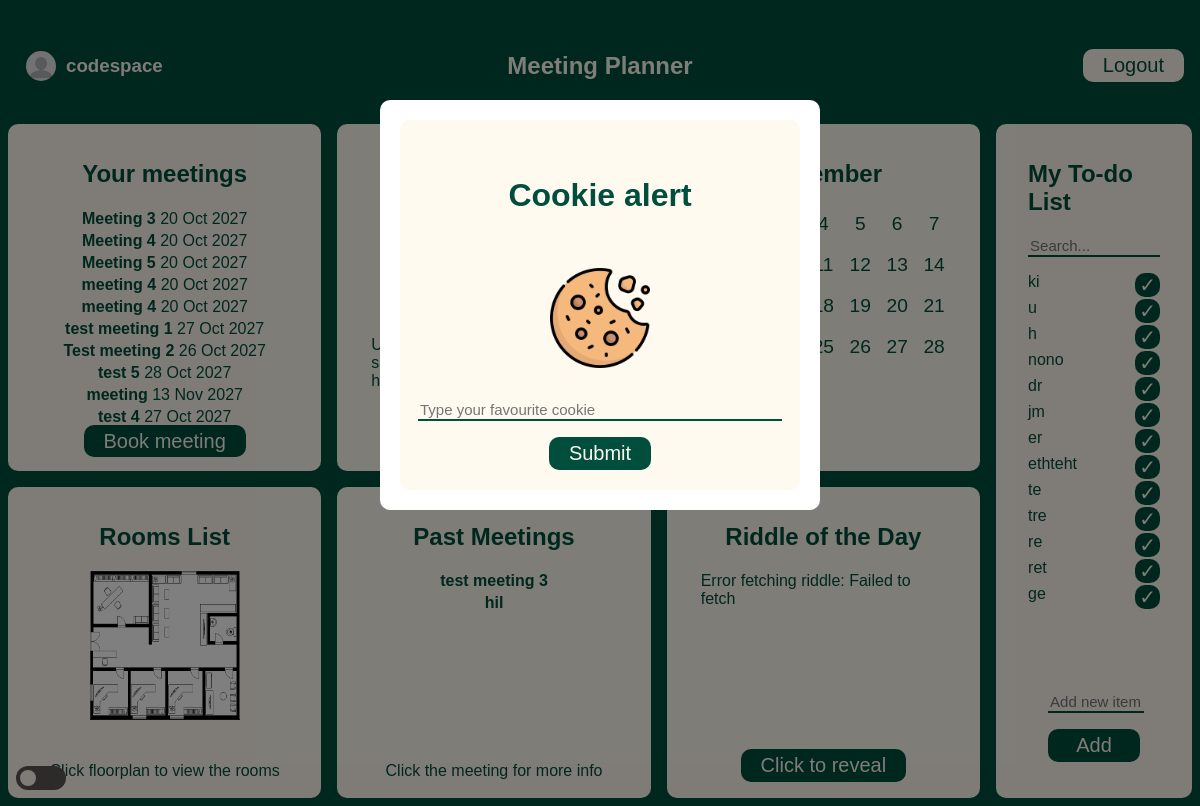
The app's page / (signed in), older data.
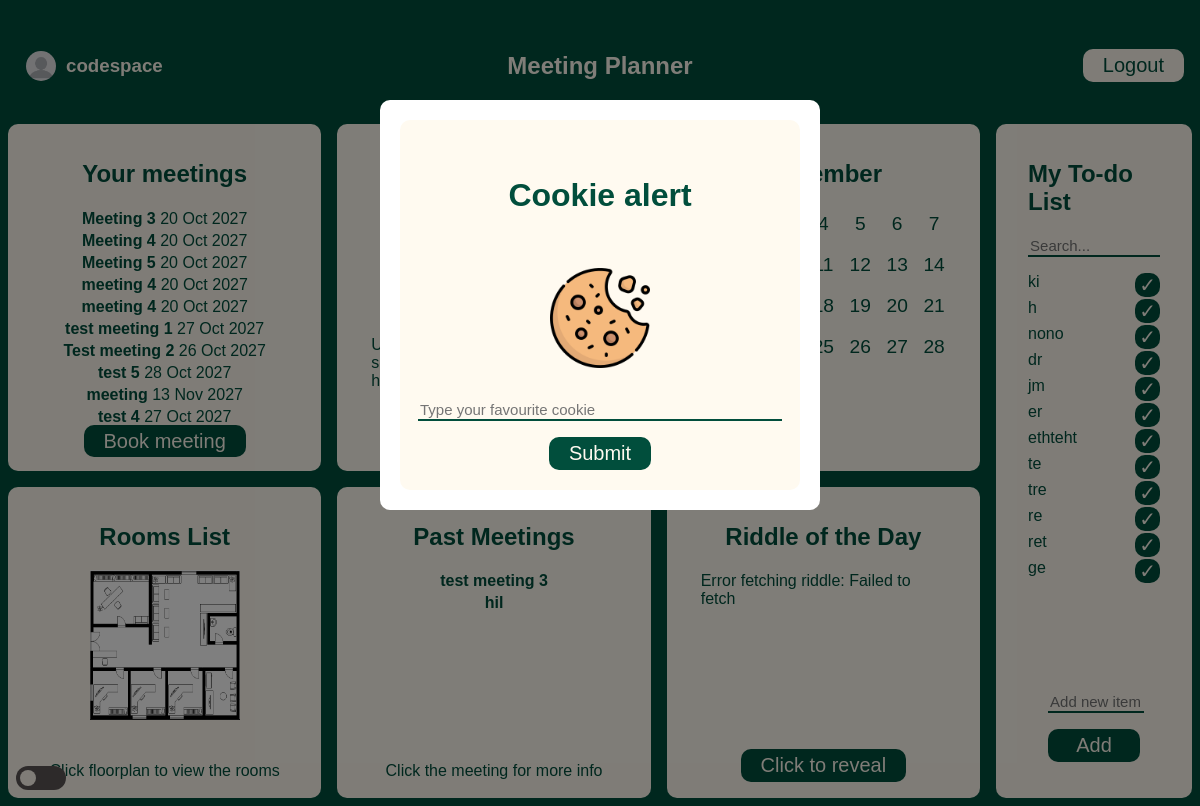
The same page, newer data.
### meetings/models.py (models this page shows, shortened)
class Meeting(models.Model):
    title = models.CharField(max_length=200)
    date = models.DateField()
    start_time = models.TimeField(default=time(9))
    duration = models.IntegerField(default=1)
    room = models.ForeignKey(Room, on_delete=models.CASCADE)
    participants = models.ManyToManyField(
        get_user_model()
    )  # incase db changes we call m2m insted

class Todo(models.Model):
    user = models.ForeignKey(
        get_user_model(),
        on_delete=models.CASCADE
    )
    name = models.CharField(max_length=50)
    done = models.BooleanField(default=False)

### website/views.py (the view)
# urls.py: path("", welcome, name="welcome"),
def welcome(request):
    if request.user.is_authenticated:
        context = {
            "meetings": Meeting.objects.filter(
                participants__id=request.user.id, date__gt=timezone.now()
            ),
            "pastmeetings": Meeting.objects.filter(
                participants__id=request.user.id, date__lt=timezone.now()
            ).order_by("-date")[:6],
            "todos" : Todo.objects.filter(user=request.user, done=False)
        }
    else:
        context = {}
    return render(
        request, "website/welcome.html", context
    )  # dictionary is passed to the template

### templates/website/welcome.html (shortened to what this page needs)
{% extends "base.html" %}
{%load static%}
{% block extra_scripts %}
<link rel="stylesheet" href="{% static 'website/welcome.css' %}">
{% endblock %}
{% block content%}
<div id="modal" class="modal-overlay">
    <div class="modal-box">
        <form class="form" method="post" style="align-items: center;">
            <h1>Cookie alert</h1>
            <img src="{% static 'website/image.png' %}" height="100" width="100">
            <input required id="cookie" type="text" placeholder="Type your favourite cookie">
            <button type="submit" id="closeBtn" class="in-button">Submit</button>
        </form>
    </div>
</div>
<div class="home">
    <div class="home-block">
        <div class="block">
            <div class="item dash ">
                <h2>Your meetings</h2>
                {% if user.is_authenticated %}
                {% for meeting in meetings %}
                <p><a href="{% url 'detail' meeting.id %}">
                        {{meeting.title}}
                    </a>{{meeting.date}}</p>
                {% endfor %}
                <p class="in-actions" style="margin-top:auto"><a id="book" href="{% url 'new' %}">Book meeting</a></p>
                {%else%}
                <p>Log in to book a new meeting</p>
                {%endif%}
            </div>
            <div class="item dash">
                <h2>Todays Information</h2>
                <p id="date"></p>
                <p id="location"></p>
                <div class=temp-circle>
                    <div id="temp">Loading</div>
                </div>
                <p id="weather"></p>
            </div>
            <div class="item dash" id="calendar">
                <h2 id="month"></h2>
                <div id="days"></div>
            </div>
        </div>
        <div class="block">
            <div class="item dash">
                <h2>Rooms List</h2>
                <a href="{%url 'rooms'%}"><img src="{% static 'website/floorplan.png' %}" width="150" height="150"
                        alt="Floorplan button"></a>
                <br><br>
                <p style=" margin-top:auto;">Click floorplan to view the rooms</a></p>
            </div>
            <div class="item dash">
                <h2>Past Meetings</h2>
                {% if user.is_authenticated %}
                {% for meeting in pastmeetings %}
                <p><a href="{% url 'detail' meeting.id %}">
                        {{meeting.title}}
                    </a></p>
                {% endfor %}
                <p style=" margin-top:auto;">Click the meeting for more info</p>
                {%else%}
                <p>Log in to view previous meetings</p>
                {%endif%}
            </div>
            <div class="item dash">
                <h2>Riddle of the Day</h2>
                <p id="riddle"></p>
                <button id="reveal" class="in-button"> Click to reveal</button>
            </div>
        </div>
    </div>
    <div class="home-block">
        <div class="block">
            <div class="item dash todo">
                <div class="todo-top">
                    <h2>My To-do List</h2>
                    <input type="search" name="searchText" placeholder="Search..." hx-get="{% url 'todo_search' %}"
                        hx-target="#todo-list" hx-swap="innerHTML" hx-trigger="input changed delay:500ms">
                </div>
                <div class="todo-mid">
                    {% include "website/todo_list.html" %}
                </div>
                <div class="todo-bottom">
                    <form class="form" hx-post="{% url 'todo_create' %}" hx-target="#todo-list" hx-swap="afterbegin"
                        hx-on::after-request="if(event.detail.successful) this.reset()">
                        <input type="text" name="name" placeholder="Add new item" required autocomplete="off" maxlength="30">
                        <button class="in-button" type="submit">Add</button>
                    </form>
                </div>
            </div>
        </div>
    </div>
</div>
{%endblock%}

### templates/base.html (shortened to what this page needs)
{% load static %}
<!DOCTYPE html>
<html lang="en">
<head>
    <link rel="stylesheet" href="{% static 'website/style.css' %}">
</head>
{% block extra_scripts %}{% endblock %}
<body>
    {% if user.is_authenticated %}
    <nav class="header">
        <div class="name">
            <img src="{% static 'website/profile.jpg' %}" id="profile" alt="Profile icon">
            <h3>{{user.get_username}}</h3>
        </div>
        <h1> Meeting Planner</h1>
        <form method="post" action="{%url 'logout'%}">
            <button type="submit">Logout</button>
        </form>
    </nav>
    {%endif%}
    <div class="content">
        {% block content %}
        {% endblock%}
    </div>
    <div id="mode">
        <label class="switch" for="darklight">
            <span class="slider round"></span>
        </label>
    </div>
</body>
</html>

### templates/website/todo_list.html
<div id="todo-list">
    {% for todo in todos %}
        {% include "website/todo_item.html" %}
    {% empty %}
        <div>No todos yet!</div>
    {% endfor %}
</div>

### templates/website/todo_item.html
<div id="todo-{{ todo.id }}" class="todo-bullet">
    <span>{{ todo.name }}</span>
    <button
        hx-post="{% url 'todo_complete' todo.id %}"
        hx-headers='{"X-CSRFToken": "{{ csrf_token }}"}'
        hx-target="closest div"
        hx-swap="outerHTML"
        hx-confirm="Mark this item as completed?"
        class="in-button checkmark">
        ✓
    </button>
</div>

### website/static/website/style.css (style rules this page uses)
:root { --main: #014e3c; --button: #cfe0d0; --light: #fffaf0; --dark: #206c5e; }
body { font-family: 'Franklin Gothic Medium', 'Arial Narrow', Arial, sans-serif; color: var(--light); background-color: var(--main); margin: 0; display: flex; flex-direction: column; min-height: 100dvh; }
button { background-color: var(--light); border: none; color: var(--main); border-radius: 10px; padding: 5px 20px; font-size: 20px; }
h1 { padding: 1rem; }
a { text-decoration: none; font-weight: bold; color: var(--main); }
p { margin: 0; padding: 2px; }
input { border: none; border-bottom: 2px var(--main) solid; width: 100%; font-size: 15px; background-color: transparent; }
.form { padding: 20px; gap: 1rem; display: flex; flex-direction: column; background-color: var(--light); color: var(--main); border-radius: 10px; }
.content { display: flex; flex-direction: column; align-items: center; justify-content: center; flex: 1; }
.block { display: flex; flex-direction: row; color: var(--main); gap: 1rem; padding: 0.5rem; }
.item { padding: 1rem 2rem; background-color: var(--light); color: var(--main); border-radius: 10px; display: flex; flex-direction: column; align-items: center; }
.dash { flex: 1; }
.in-button { background-color: var(--main); color: var(--light); margin-top: auto; }
.in-actions a { background-color: var(--main); color: var(--light); border-radius: 10px; padding: 5px 20px; font-size: 20px; font-weight: normal; }
#mode { padding: 1rem; bottom: 0; align-items: center; position: fixed; }
.switch { position: relative; display: inline-block; width: 50px; height: 24px; }
.slider { position: absolute; cursor: pointer; top: 0; left: 0; right: 0; bottom: 0; background-color: rgb(91, 84, 84); -webkit-transition: .4s; transition: .4s; }
.slider:before { position: absolute; content: ""; height: 16px; width: 16px; left: 4px; bottom: 4px; background-color: var(--light); -webkit-transition: .4s; transition: .4s; }
.slider.round { border-radius: 34px; }
.slider.round:before { border-radius: 50%; }
.header { display: grid; grid-template-columns: 1fr 1fr 1fr; padding: 1rem 1rem 0 1rem; align-items: center; }
.header> :first-child { justify-self: start; }
.header> :nth-child(2) { justify-self: center; }
.header> :last-child { justify-self: end; }
.name { display: flex; flex-direction: row; align-items: center; }
#profile { height: 30px; width: 30px; padding: 10px; border-radius: 100%; }

### website/static/website/welcome.css (style rules this page uses)
.temp-circle { position: relative; display: flex; justify-content: center; align-items: center; width: 100px; height: 100px; }
#temp { position: relative; z-index: 2; }
#month { text-align: center; }
#days { display: grid; grid-template-columns: repeat(7, minmax(0, 1fr)); gap: 9px; }
.home { height: 100%; display: flex; }
.home-block:last-child { display: flex; }
.modal-overlay { display: none; position: fixed; left: 0; top: 0; width: 100%; height: 100%; background: rgba(0, 0, 0, 0.5); z-index: 99; }
.modal-overlay.show { display: block; }
.modal-box { background: white; width: 90%; max-width: 400px; margin: 100px auto; padding: 20px; border-radius: 10px; color: var(--main); z-index: 100; }
.todo-bottom { display: flex; margin-top: auto; }
.todo-mid { padding: 1rem; align-content: center; width: 100%; }
#todo-list { display: flex; flex-direction: column; gap: 2px; }
.todo-bullet { width: 100%; display: flex; justify-content: space-between; }
.checkmark { padding: 0px 4px; }

Row changes from the older to the newer data that the page shows:
no longer on this page (row edited): Todo: name "u"
